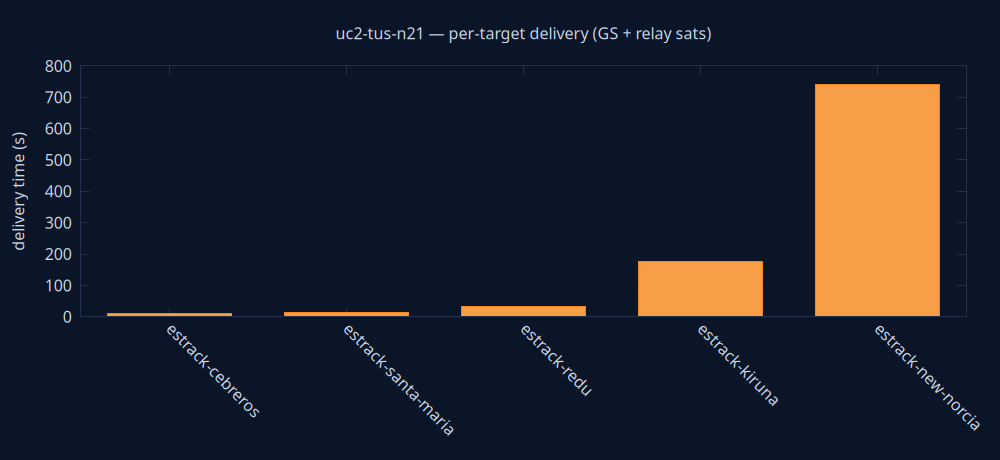

Recreate this plot in gnuplot.
set terminal pngcairo size 1000,460 background rgb '#0a1628'
set output 'delivery.png'
set style fill solid 0.8
set boxwidth 0.7 relative
set border lc rgb '#22304a'
set grid ytics lc rgb '#22304a'
set yrange [0:*]
set ylabel 'delivery time (s)' textcolor rgb '#cdd7ea'
set xtics rotate by -45 textcolor rgb '#cdd7ea'
set ytics textcolor rgb '#cdd7ea'
set title 'uc2-tus-n21 — per-target delivery (GS + relay sats)' textcolor rgb '#cdd7ea'
plot 'delivery.dat' using 0:2:3:xtic(1) with boxes lc rgb variable notitle
